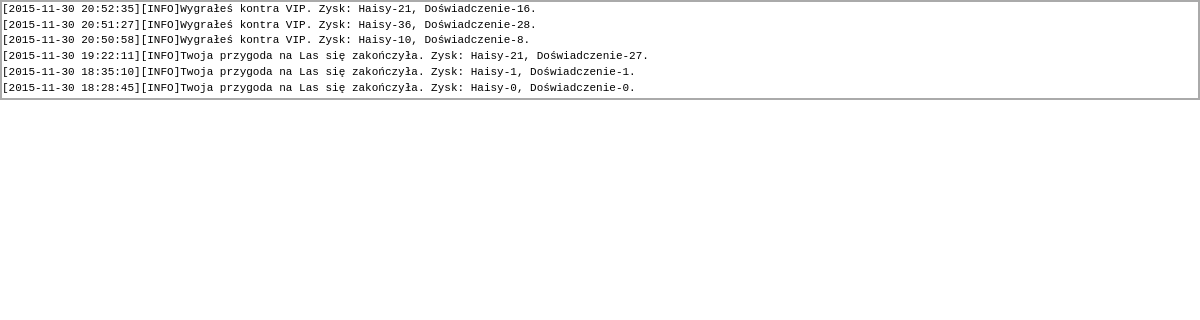
The page /komunikaty.php (signed in) on the database its author committed.
### tables this page shows
CREATE TABLE `komunikaty` (
  `ID` int(10) UNSIGNED NOT NULL,
  `PLAYER_ID` int(10) UNSIGNED NOT NULL,
  `Komunikat` varchar(1000) DEFAULT NULL,
  `Kom_Typ_ID` int(10) NOT NULL,
  `Data_Kom` datetime NOT NULL
);

CREATE TABLE `komunikaty_types` (
  `ID_Kom_Typ` int(10) NOT NULL,
  `Name_Kom` varchar(100) NOT NULL
);

### strona/komunikaty_zawartosc.php (the view, shortened to what this page needs)
<div class="komunikaty">
<?php
$p = polacz();
$zapytanie = "SELECT * FROM komunikaty INNER JOIN komunikaty_types ON komunikaty.Kom_Typ_ID = komunikaty_types.ID_Kom_Typ WHERE PLAYER_ID = ".$_SESSION['id_player']." ORDER BY Data_Kom DESC;";
$res = $p->query($zapytanie);
while($row = $res->fetch_assoc()){
    echo "<div class='kom-".$row['Name_Kom']."'>[".$row['Data_Kom']."][".$row['Name_Kom']."]".$row['Komunikat']."</div>";
}
?>
</div>

### komunikaty.php (shortened to what this page needs)
<html>
<head>
    <link href="css/bootstrap.min.css" rel="stylesheet">
    <link href="style.css" media="all" rel="stylesheet" type="text/css">
</head>
<body>
<?php include "strona/komunikaty_zawartosc.php"; ?>
</body>
</html>

### style.css (style rules this page uses)
.komunikaty { font-family: "Courier New"; font-size: 11px; border: 2px solid #aaa; background-color: #fff; height: 100px; overflow: auto; }
.kom-INFO { color: #000; }

### rows shown on the page
komunikaty: Data_Kom "2015-11-30 20:52:35", Kom_Typ_ID.Name_Kom "INFO", Komunikat "Wygrałeś kontra VIP. Zysk: Haisy-21, Doświadczenie-16."
komunikaty: Data_Kom "2015-11-30 20:51:27", Kom_Typ_ID.Name_Kom "INFO", Komunikat "Wygrałeś kontra VIP. Zysk: Haisy-36, Doświadczenie-28."
komunikaty: Data_Kom "2015-11-30 20:50:58", Kom_Typ_ID.Name_Kom "INFO", Komunikat "Wygrałeś kontra VIP. Zysk: Haisy-10, Doświadczenie-8."
komunikaty: Data_Kom "2015-11-30 19:22:11", Kom_Typ_ID.Name_Kom "INFO", Komunikat "Twoja przygoda na Las się zakończyła. Zysk: Haisy-21, Doświadczenie-27."
komunikaty: Data_Kom "2015-11-30 18:35:10", Kom_Typ_ID.Name_Kom "INFO", Komunikat "Twoja przygoda na Las się zakończyła. Zysk: Haisy-1, Doświadczenie-1."
komunikaty: Data_Kom "2015-11-30 18:28:45", Kom_Typ_ID.Name_Kom "INFO", Komunikat "Twoja przygoda na Las się zakończyła. Zysk: Haisy-0, Doświadczenie-0."
